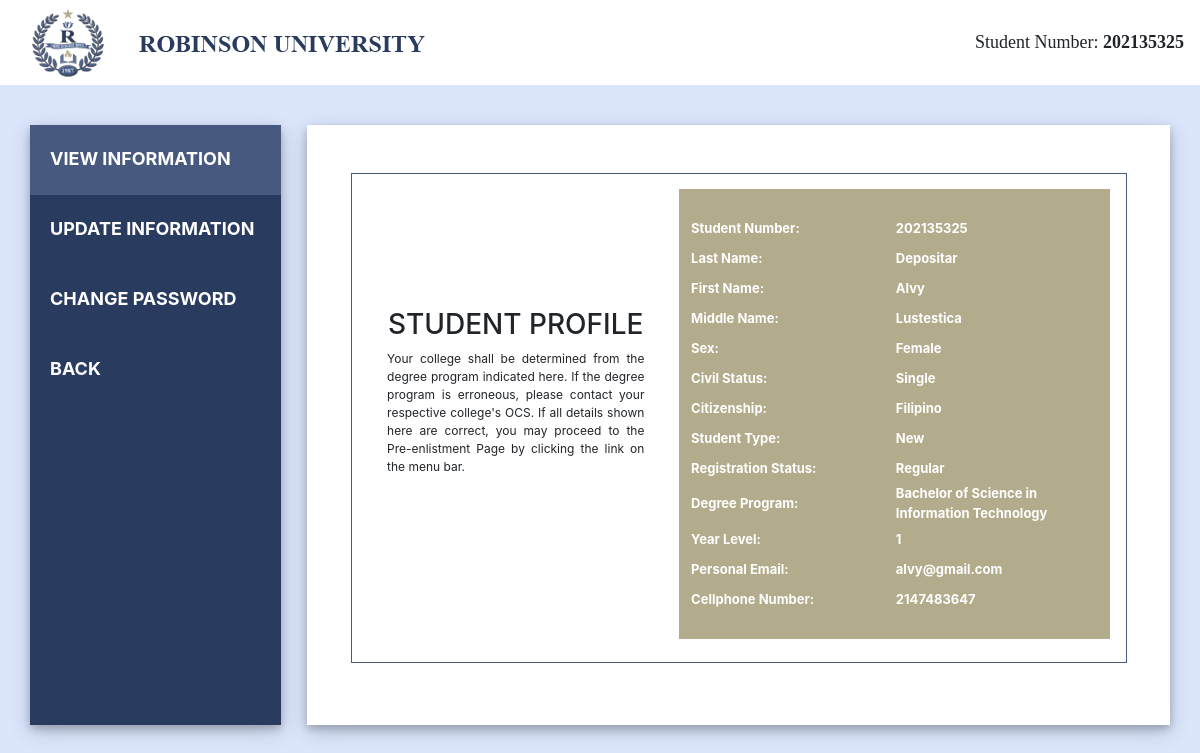
Before: /viewInfo.php (signed in) with the older database file.
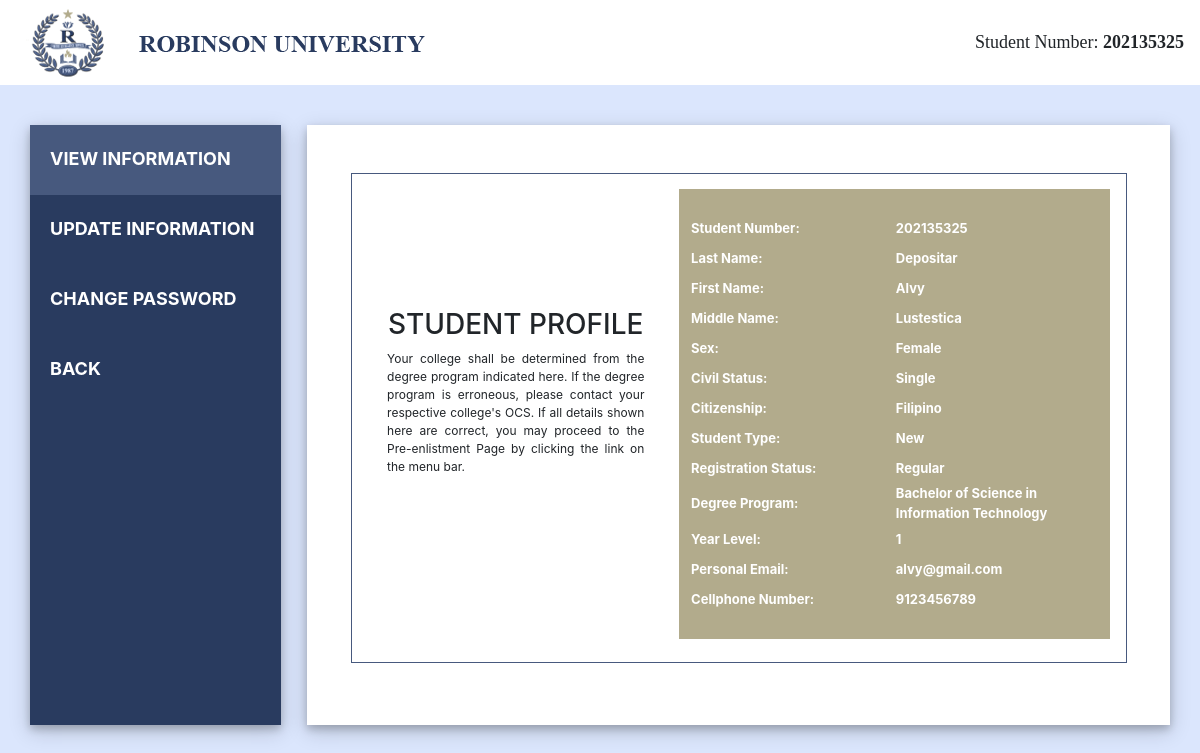
After: the same page with the newer database file.
### tables this page shows
CREATE TABLE `personalinfo` (
  `id` int(11) NOT NULL,
  `studID` bigint(20) NOT NULL DEFAULT 2021,
  `password` varchar(150) NOT NULL DEFAULT '2021',
  `lastname` varchar(45) NOT NULL,
  `firstname` varchar(45) NOT NULL,
  `middlename` varchar(45) NOT NULL,
  `nExtension` text NOT NULL,
  `lrn` bigint(12) NOT NULL,
  `seks` varchar(11) NOT NULL,
  `birthdate` varchar(12) NOT NULL,
  `age` int(2) NOT NULL,
  `address` text NOT NULL,
  `height` int(5) NOT NULL,
  `citizenship` varchar(50) NOT NULL,
  `weight` int(5) NOT NULL,
  `religion` varchar(150) NOT NULL,
  `civil_status` varchar(150) NOT NULL,
  `cpnum` bigint(15) NOT NULL,
  `email` varchar(150) NOT NULL,
  `fathername` varchar(250) NOT NULL,
  `mothername` varchar(250) NOT NULL,
  `fathernum` bigint(15) NOT NULL,
  `mothernum` bigint(15) NOT NULL,
  `gname` varchar(150) NOT NULL,
  `gnum` varchar(11) NOT NULL,
  `schcategory` varchar(150) NOT NULL,
  `lschname` varchar(250) NOT NULL,
  `lschadd` text NOT NULL,
  `ave` varchar(5) NOT NULL,
  `course` varchar(250) NOT NULL DEFAULT 'none',
  `college` varchar(150) NOT NULL DEFAULT 'college',
  `regStatus` varchar(150) NOT NULL DEFAULT 'Regular',
  `studType` varchar(150) NOT NULL DEFAULT 'New',
  `yrlvl` int(150) NOT NULL DEFAULT 1,
  `enrollStatus` varchar(150) NOT NULL DEFAULT 'Not Yet Enrolled',
  `sched` int(5) NOT NULL DEFAULT 0
);

### viewInfo.php (the view, shortened to what this page needs)
<?php
	include_once 'config.php';
	  if (isset($_SESSION['sid'])) {
		$sid = $_SESSION['sid'];
		$sql = "SELECT * FROM personalinfo WHERE studID = '$sid'";
		$result = mysqli_query($con, $sql);
		while ($row = mysqli_fetch_assoc($result)){
?>
<!DOCTYPE html>
<html>
	<head>
		<link rel="stylesheet" href="https://maxcdn.bootstrapcdn.com/bootstrap/4.0.0/css/bootstrap.min.css">
	</head>
	<body>
			<nav class="navbar navbar-expand-md navbar-dark fixed-top nav-color nav2 d-flex flex-column flex-md-row justify-content-between">
				<img src="header.png" style="margin-left: 0px;">
				<a class="py-2 d-none d-md-inline-block font" name = sid>Student Number: <b><?php echo $sid; ?> </b></a>
			</nav>
			<div class="row">
				<div class="column1">
					<ul><b>
					  <li><a class="active" href="viewInfo.php">VIEW INFORMATION</a></li>
					  <li><a href="updateInfo.php">UPDATE INFORMATION</a></li>
					  <li><a href="#contact">CHANGE PASSWORD</a></li>
					  <li><a href="#about">BACK</a></li>
					</ul></b>
				</div>
				<div class="column2">
					<div id="mainPanel" >
						<br><br>
						<div class="viewInfoDiv">
							<div class="row" style="width: 100%; padding: 2%; text-align: center; ">
								<div class="column3">
									<h3 style="margin-top: 40%;"> STUDENT PROFILE </h3>
									<p style="margin-left: 20px; margin-right: 20px; font-size: 12px; text-align: justify;">
										Your college shall be determined from the degree program indicated  here. If the degree program is erroneous, please contact your respective college's OCS. If all details shown here are correct, you may proceed to the Pre-enlistment Page by clicking the link on the menu bar.
									</p>
								</div>
								<div class="column4">
									<div class="viewInfoBg">
										<table style="width: 95%; margin: auto;">
											<br>
											<tr>
												<td style="width:50%;"><b>Student Number:</b></td>
												<td><b><?php echo $row['studID']; ?></b></td>
											</tr>
											<tr>
												<td><b>Last Name:</b></td>
												<td><b><?php echo $row['lastname']; ?></td>
											</tr>
											<tr>
												<td><b>First Name:</b></td>
												<td><b><?php echo $row['firstname'] . $row['nExtension']; ?></td>
											</tr>
											<tr>
												<td><b>Middle Name:</b></td>
												<td><b><?php echo $row['middlename']; ?></b></td>
											</tr>
											<tr>
												<td><b>Sex:</b></td>
												<td><b><?php echo $row['seks']; ?></b></td>
											</tr>
											<tr>
												<td><b>Civil Status:</b></td>
												<td><b><?php echo $row['civil_status']; ?></b></td>
											</tr>
											<tr>
												<td><b>Citizenship:</b></td>
												<td><b><?php echo $row['citizenship']; ?></b></td>
											</tr>
											<tr>
												<td><b>Student Type:</b></td>
												<td><b><?php echo $row['studType']; ?></b></td>
											</tr>
											<tr>
												<td><b>Registration Status:</b></td>
												<td><b><?php echo $row['regStatus']; ?></b></td>
											</tr>
											<tr>
												<td><b>Degree Program:</b></td>
												<td><b><?php echo $row['course']; ?></b></td>
											</tr>
											<tr>
												<td><b>Year Level:</b></td>
												<td><b><?php echo $row['yrlvl']; ?></b></td>
											</tr>
											<tr>
												<td><b>Personal Email:</b></td>
												<td><b><?php echo $row['email']; ?></b></td>
											</tr>
											<tr>
												<td><b>Cellphone Number:</b></td>
												<td><b><?php echo $row['cpnum']; ?></b></td>
											</tr>
										</table>
									</div>
								</div>
							</div>
						</div>
					</div>
				</div>
			</div>
	</body>
</html>
<?php
}
} else {
	header('location: login.php');
	exit();
}?>

### viewInfo.php (style rules this page uses)
body { background-color: #dbe6fd; }
.nav2 { background-color: white; height: 85px; width:100%; position: static; float: right; display: inline-block; }
ul { top: 40px; bottom: 50px; background-color: #293b5f; width: 100%; height: 600px; position: relative; box-shadow: 0 4px 8px 0 rgba(0, 0, 0, 0.2), 0 6px 20px 0 rgba(0, 0, 0, 0.19); font-size: 18px; list-style-type: none; color: white; padding: 0; overflow: auto; }
li a { height: 70px; display: block; color: white; padding: 20px; text-decoration: none; }
li a.active { background-color: #47597E; color: white; }
#mainPanel { top: 40px; background-color: white; width: 97%; right: 0px; bottom:0px; float: right; height: 600px; position: relative; box-shadow: 0 4px 8px 0 rgba(0, 0, 0, 0.2), 0 6px 20px 0 rgba(0, 0, 0, 0.19); }
.row { margin:auto; width:95%; border-color: black; }
.column1 { width:22%; }
.column2 { margin: 0; width:78%; }
.column3 { width:40%; }
.column4 { width:58%; margin-left: 2%; }
td { height: 30px; color: white; text-align: left; font-size: 13px; }
.viewInfoDiv { margin: auto; border: 1px solid #47597E; width: 90%; height: 490px; }
.viewInfoBg { width:100%; height: 450px; background-color: #B2AB8C; float: right; }
.font { font-family: Serif; font-size: 18px; }

Changed rows visible on the page:
changed personalinfo "Depositar": cpnum "2147483647" → "9123456789"
